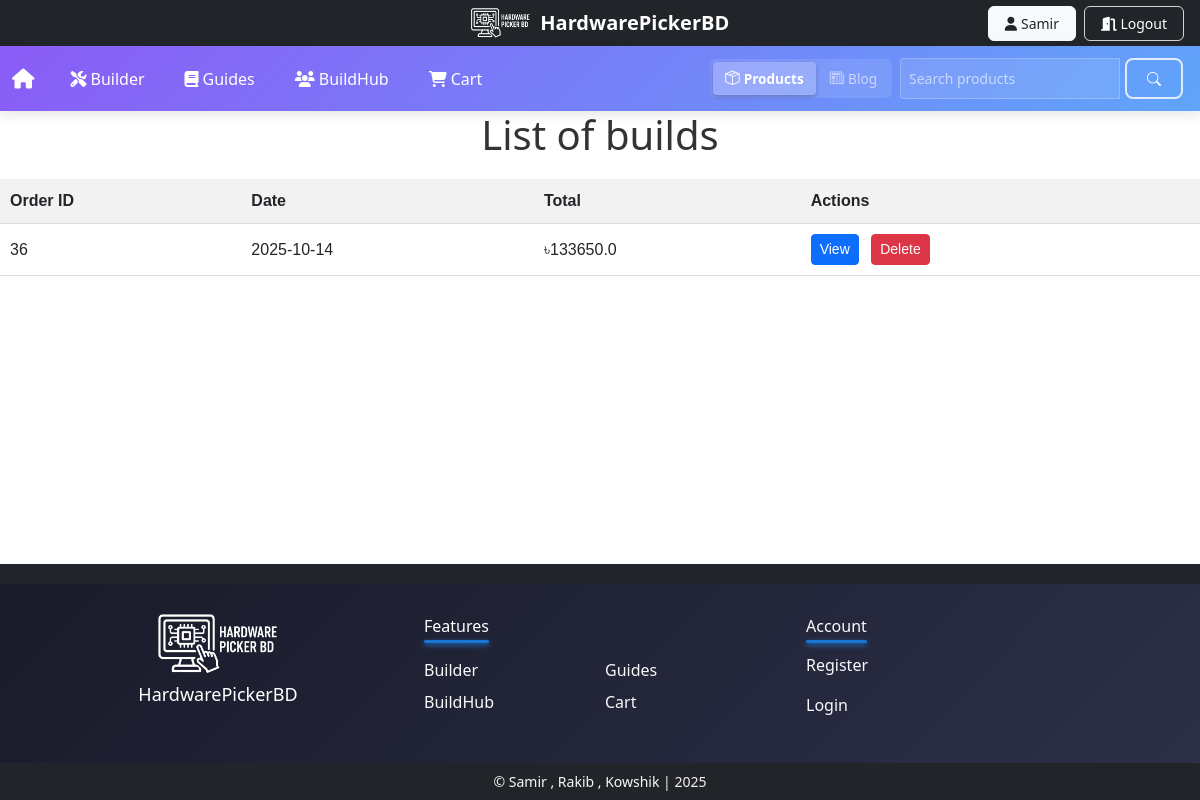
The page /products/orders/ (signed in) on the database its author committed.
### products/models.py (models this page shows, shortened)
class Order(models.Model):
    user = models.ForeignKey(User, on_delete=models.CASCADE, related_name="orders")
    created_at = models.DateTimeField(auto_now_add=True)
    total_amount = models.FloatField()
    status = models.CharField(max_length=50, default="Pending")  # e.g., Pending, Completed, Cancelled

### products/views.py (the view)
# urls.py: path('orders/', views.order_list, name='order_list'),
@login_required
def order_list(request):
    orders = request.user.orders.all()
    return render(request, "order_list.html", {"orders": orders})

### templates/order_list.html (shortened to what this page needs)
{% extends 'base.html' %}
{% block content %}
<h1 style="text-align: center; color: #333; margin-bottom: 20px;">List of builds</h1>
<table style="width: 100%; border-collapse: collapse; font-family: Arial, sans-serif;">
    <thead>
        <tr style="background-color: #f2f2f2; border-bottom: 1px solid #ddd;">
            <th style="padding: 10px; text-align: left;">Order ID</th>
            <th style="padding: 10px; text-align: left;">Date</th>
            <th style="padding: 10px; text-align: left;">Total</th>
            <th style="padding: 10px; text-align: left;">Actions</th>
        </tr>
    </thead>
    <tbody>
        {% for order in orders %}
        <tr style="border-bottom: 1px solid #ddd;">
            <td style="padding: 10px;">{{ order.id }}</td>
            <td style="padding: 10px;">{{ order.created_at|date:"Y-m-d" }}</td>
            <td style="padding: 10px;">৳{{ order.total_amount }}</td>
            <td style="padding: 10px;">
                <a href="{% url 'order_details' order.id %}"
                   class="btn btn-sm btn-primary"
                   style="margin-right: 8px;">
                    View
                </a>
                <form method="post" action="{% url 'delete_order' order.id %}" style="display: inline;">
                    <button type="submit"
                            class="btn btn-sm btn-danger"
                            onclick="return confirm('Are you sure you want to delete this build?');">
                        Delete
                    </button>
                </form>
            </td>
        </tr>
        {% empty %}
        <tr>
            <td colspan="4" style="padding: 10px; text-align: center; color: #888;">No orders found.</td>
        </tr>
        {% endfor %}
    </tbody>
</table>
{% endblock %}

### templates/main/header.html (shortened to what this page needs)
{% load static %}
<section>
  <div class="bg-dark text-white py-2" style="background-color: #212529 !important;">
    <div class="container d-flex justify-content-between align-items-center">
      <div class="mx-auto d-flex align-items-center">
        <img src="{% static 'image/logo.png' %}" alt="Site Logo"
             style="height: 30px; margin-right: 10px;"
             class="d-inline-block align-text-top">
        <span class="fw-bold fs-5">HardwarePickerBD</span>
      </div>
      <div class="position-absolute end-0 me-3">
        {% if user.is_authenticated %}
          <div class="d-flex align-items-center">
            <a href="{% url 'profile' %}" class="btn btn-sm btn-light text-dark me-2">
              <i class="fas fa-user me-1"></i>{{ user.username }}
            </a>
            <a href="{% url 'logout' %}" class="btn btn-sm btn-outline-light">
              <i class="fa-solid fa-door-open"></i> Logout
            </a>
          </div>
        {% endif %}
      </div>
    </div>
  </div>
<nav class="navbar navbar-expand-lg navbar-dark" style="background-color: #191b2a !important;">
  <div class="container-fluid">
    <a class="navbar-brand me-3" href="{% url 'home' %}">
      <i class="fa-solid fa-house"></i>
    </a>
    <div class="collapse navbar-collapse" id="navbarNavDropdown">
      <ul class="navbar-nav">
        <li class="nav-item">
          <a class="nav-link" href="{% url 'cpu' %}">
            <i class="fas fa-tools me-1"></i>Builder
          </a>
        </li>
        <li class="nav-item">
          <a class="nav-link" href="{% url 'guide_list' %}">
            <i class="fas fa-book me-1"></i>Guides
          </a>
        </li>
        <li class="nav-item">
          <a class="nav-link" href="{% url 'blog' %}">
            <i class="fa-solid fa-users me-1"></i>  BuildHub
          </a>
        </li>
        <li class="nav-item">
          <a class="nav-link" href="{% url 'cart_view' %}">
            <i class="fas fa-shopping-cart me-1"></i>Cart
          </a>
        </li>
      </ul>
<form id="unified-search-form" class="d-flex ms-auto position-relative align-items-center" role="search" method="get" action="{% url 'product_search' %}">
    <div class="search-mode-switcher me-2">
        <button type="button" class="mode-btn active" data-mode="products">
            <i class="bi bi-box-seam me-1"></i>Products
        </button>
        <button type="button" class="mode-btn" data-mode="blog">
            <i class="bi bi-newspaper me-1"></i>Blog
        </button>
    </div>
    <div class="input-group">
        <input id="unified-search-input" class="form-control form-control-sm" type="search" placeholder="Search products" aria-label="Search" name="q" autocomplete="off" value="{{ request.GET.q|default_if_none:'' }}">
        <button class="btn btn-outline-light btn-sm" type="submit">
            <i class="bi bi-search"></i>
        </button>
    </div>
</form>
    </div>
  </div>
</nav>
</section>

### static/css/style.css (style rules this page uses)
* { margin: 0; padding: 0; box-sizing: border-box; }
:root { --gold: #FFD700; --gold-dark: #FFA500; --coral: #FF7F50; --coral-dark: #FF6347; --violet: #8b5cf6; --blue: #60a5fa; }
.bg-dark .btn-sm { padding: 6px 16px !important; font-size: 0.875rem !important; border-width: 1px !important; border-radius: 6px !important; line-height: 1.5 !important; font-weight: 500 !important; transition: all 0.2s ease !important; margin: 0 !important; }
.bg-dark .btn-outline-light { border: 1px solid rgba(255,255,255,0.8) !important; color: #fff !important; background-color: transparent !important; }
.bg-dark .btn-light { background-color: #f8f9fa !important; border: 1px solid #f8f9fa !important; color: #212529 !important; }
.bg-dark .me-2 { margin-right: 8px !important; }
.navbar .btn { padding: 8px 20px !important; margin: 0 5px !important; border-width: 2px !important; border-radius: 8px !important; font-weight: 500; transition: all 0.3s ease; }
.navbar .btn-outline-light { border: 2px solid rgba(255,255,255,0.8) !important; color: #fff !important; }
.navbar { background: linear-gradient(135deg, #8b5cf6 0%, #60a5fa 100%) !important; box-shadow: 0 4px 12px rgba(0,0,0,0.1); padding: 12px 0 !important; }
.nav-item a { color: #ffffff !important; font-weight: 500; transition: all 0.3s ease; padding: 8px 15px !important; }
.btn-outline-light { border: 2px solid var(--gold); color: var(--gold); font-weight: 600; padding: 12px 30px; border-radius: 50px; transition: all 0.3s ease; background: transparent; }

### templates/main/header.html (style rules this page uses)
.bg-dark .btn-sm { padding: 6px 16px !important; font-size: 0.875rem !important; border-width: 1px !important; border-radius: 6px !important; line-height: 1.5 !important; font-weight: 500 !important; transition: all 0.2s ease !important; margin: 0 !important; }
.bg-dark .btn-outline-light { border: 1px solid rgba(255,255,255,0.8) !important; color: #fff !important; background-color: transparent !important; }
.bg-dark .btn-light { background-color: #f8f9fa !important; border: 1px solid #f8f9fa !important; color: #212529 !important; }
.bg-dark .me-2 { margin-right: 8px !important; }
.navbar-nav .nav-link { display: flex; align-items: center; padding: 0.5rem 1rem; transition: all 0.3s ease; border-radius: 4px; }
.navbar-nav .nav-item { margin: 0 5px; }
.search-mode-switcher { display: flex; background-color: rgba(255, 255, 255, 0.1); border-radius: 6px; padding: 3px; gap: 2px; }
.mode-btn { border: none; background: transparent; color: rgba(255, 255, 255, 0.6); padding: 6px 12px; border-radius: 4px; font-size: 0.85rem; font-weight: 500; cursor: pointer; transition: all 0.3s ease; white-space: nowrap; }
.mode-btn.active { background-color: rgba(255, 255, 255, 0.2); color: #fff; font-weight: 600; box-shadow: 0 2px 4px rgba(0, 0, 0, 0.2); }
.mode-btn i { font-size: 0.9rem; }
.form-control { background-color: rgba(255, 255, 255, 0.1); border: 1px solid rgba(255, 255, 255, 0.3); color: white; }
.form-control::placeholder { color: rgba(255, 255, 255, 0.6); }

### rows shown on the page
Order: id "36", created_at "2025-10-14", total_amount "133650.0"

### other values the page prints
{{ user.username }} "Samir"
